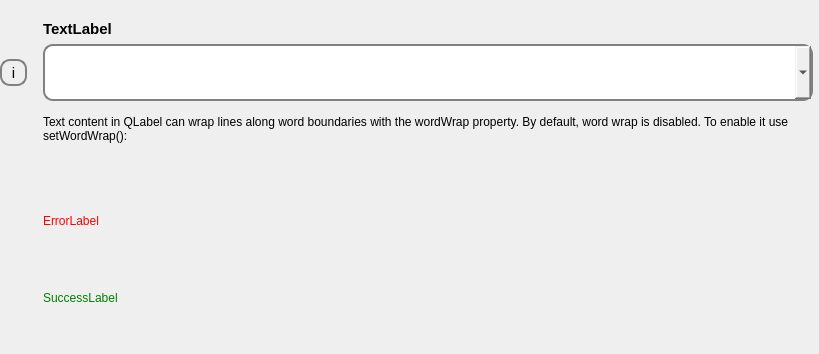
<?xml version="1.0" encoding="UTF-8"?>
<ui version="4.0">
 <class>Form</class>
 <widget class="QWidget" name="Form">
  <property name="geometry">
   <rect>
    <x>0</x>
    <y>0</y>
    <width>819</width>
    <height>354</height>
   </rect>
  </property>
  <property name="windowTitle">
   <string>Form</string>
  </property>
  <layout class="QGridLayout" name="gridLayout">
   <property name="leftMargin">
    <number>0</number>
   </property>
   <property name="topMargin">
    <number>20</number>
   </property>
   <property name="rightMargin">
    <number>0</number>
   </property>
   <property name="bottomMargin">
    <number>20</number>
   </property>
   <item row="5" column="1">
    <widget class="QLabel" name="lfbTextFieldError">
     <property name="styleSheet">
      <string notr="true">color: red;</string>
     </property>
     <property name="text">
      <string>ErrorLabel</string>
     </property>
    </widget>
   </item>
   <item row="6" column="1">
    <widget class="QLabel" name="lfbTextFieldSuccess">
     <property name="styleSheet">
      <string notr="true">color: green;</string>
     </property>
     <property name="text">
      <string>SuccessLabel</string>
     </property>
    </widget>
   </item>
   <item row="1" column="1">
    <widget class="QLabel" name="lfbTextFieldLabel">
     <property name="sizePolicy">
      <sizepolicy hsizetype="Preferred" vsizetype="Fixed">
       <horstretch>0</horstretch>
       <verstretch>0</verstretch>
      </sizepolicy>
     </property>
     <property name="font">
      <font>
       <pointsize>11</pointsize>
       <weight>75</weight>
       <bold>true</bold>
      </font>
     </property>
     <property name="text">
      <string>TextLabel</string>
     </property>
    </widget>
   </item>
   <item row="4" column="1">
    <widget class="QLabel" name="lfbTextFieldHelp">
     <property name="text">
      <string>Text content in QLabel can wrap lines along word boundaries with the wordWrap property. By default, word wrap is disabled. To enable it use setWordWrap():

</string>
     </property>
     <property name="wordWrap">
      <bool>true</bool>
     </property>
    </widget>
   </item>
   <item row="2" column="0">
    <widget class="QToolButton" name="lfbTextFieldDescriptionBtn">
     <property name="font">
      <font>
       <pointsize>11</pointsize>
      </font>
     </property>
     <property name="cursor">
      <cursorShape>PointingHandCursor</cursorShape>
     </property>
     <property name="styleSheet">
      <string notr="true">QToolButton{
	border: 2px solid gray;
	border-radius: 10px;
	width: 20px;
	height: 20px;
	margin-right: 10px;
}</string>
     </property>
     <property name="text">
      <string>i</string>
     </property>
    </widget>
   </item>
   <item row="2" column="1">
    <widget class="QComboBox" name="lfbComboBox">
     <property name="sizePolicy">
      <sizepolicy hsizetype="Expanding" vsizetype="Fixed">
       <horstretch>0</horstretch>
       <verstretch>0</verstretch>
      </sizepolicy>
     </property>
     <property name="font">
      <font>
       <pointsize>20</pointsize>
      </font>
     </property>
     <property name="styleSheet">
      <string notr="true">QComboBox {
	border: 2px solid gray;
	border-radius: 10px;
	padding: 10px;
}</string>
     </property>
     <property name="currentText">
      <string/>
     </property>
     <property name="sizeAdjustPolicy">
      <enum>QComboBox::AdjustToMinimumContentsLength</enum>
     </property>
    </widget>
   </item>
   <item row="3" column="1" colspan="2">
    <layout class="QGridLayout" name="lfbReplaceWidget"/>
   </item>
  </layout>
 </widget>
 <resources/>
 <connections/>
</ui>
